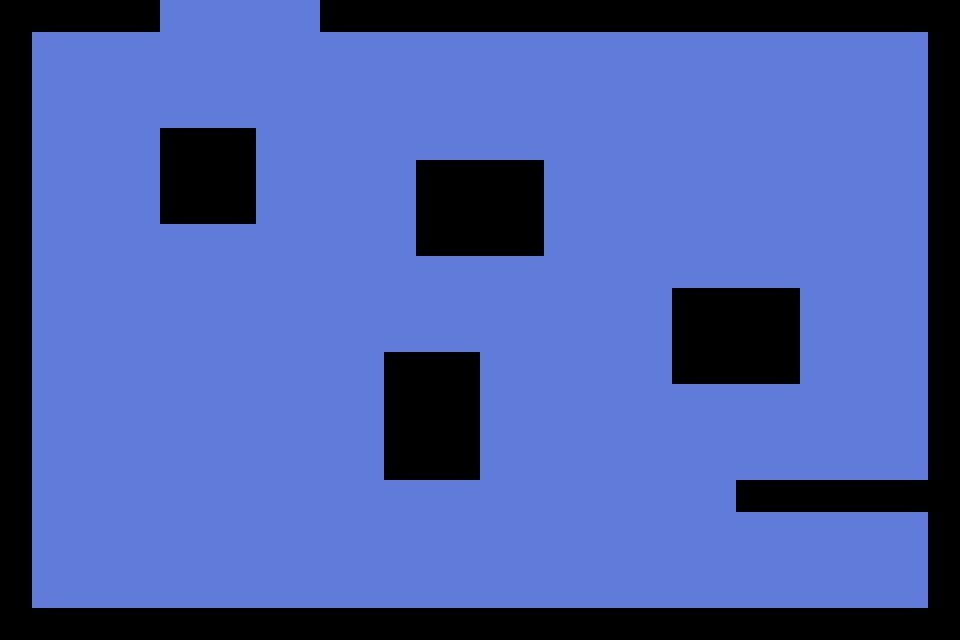

A level layout from a 2D game, rendered from its tile map. Below: a short description, then the map file with tile-grid data replaced by summaries:
An orthogonal 30x20 tile map with 32x32 px tiles, 2 tile layers (Background, Collision), 2 tilesets and 2 objects (arrivalpoint, displacer).

<map version="1.0" orientation="orthogonal" width="30" height="20" tilewidth="32" tileheight="32">
 <tileset firstgid="1" source="Tilesets/TestTileset.tsx" />
 <tileset firstgid="7" source="Tilesets/AnotherTileset.tsx" />
 <layer name="Background" width="30" height="20">
  <data>[600 cells, 600 non-empty, 2 distinct tile ids]</data>
 </layer>
 <layer name="Collision" width="30" height="20">
  <data>[600 cells, 142 non-empty, 1 distinct tile ids]</data>
 </layer>
 <objectgroup name="Object Layer" width="30" height="20">
  <object name="doorin" type="arrivalpoint" x="160" y="26" width="160" height="6">
   <properties>
    <property name="id" value="1a" />
    <property name="position" value="top" />
   </properties>
  </object>
  <object name="doorout" type="displacer" x="160" y="0" width="160" height="6">
   <properties>
    <property name="id" value="2a" />
    <property name="position" value="top" />
   </properties>
  </object>
 </objectgroup>
</map>